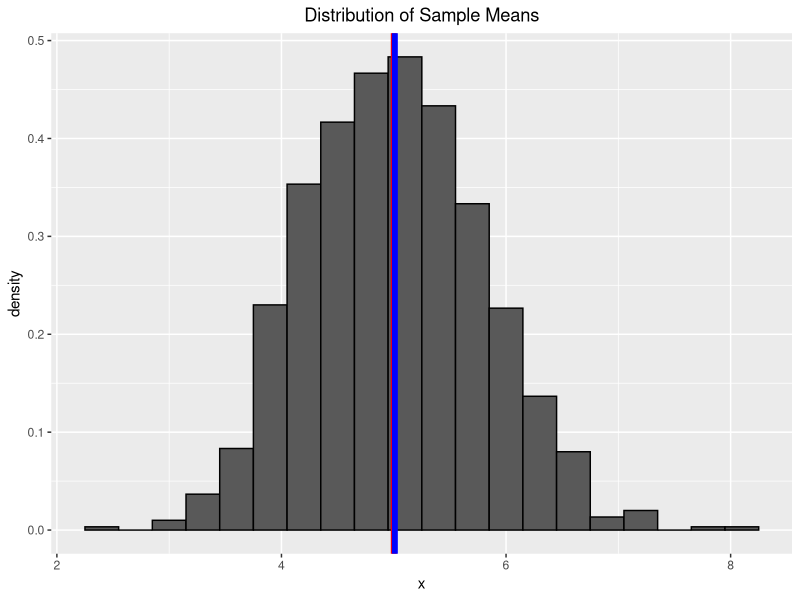
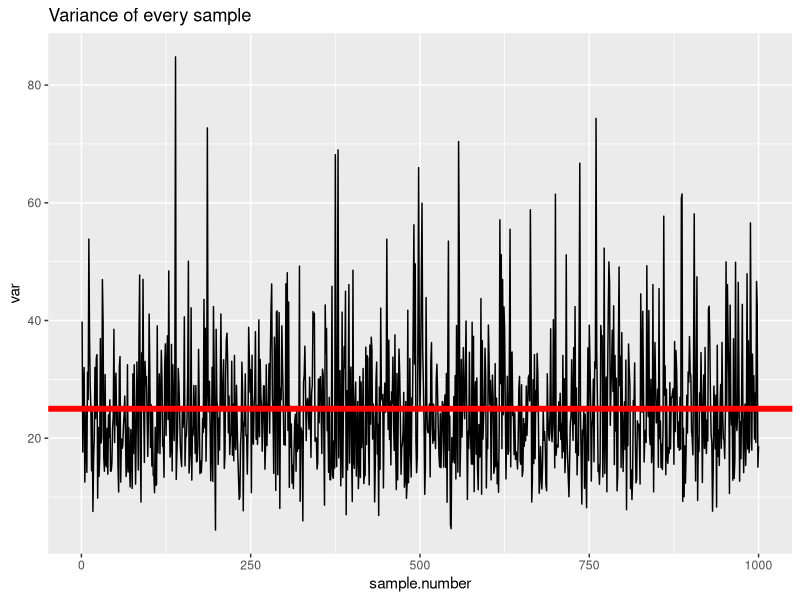
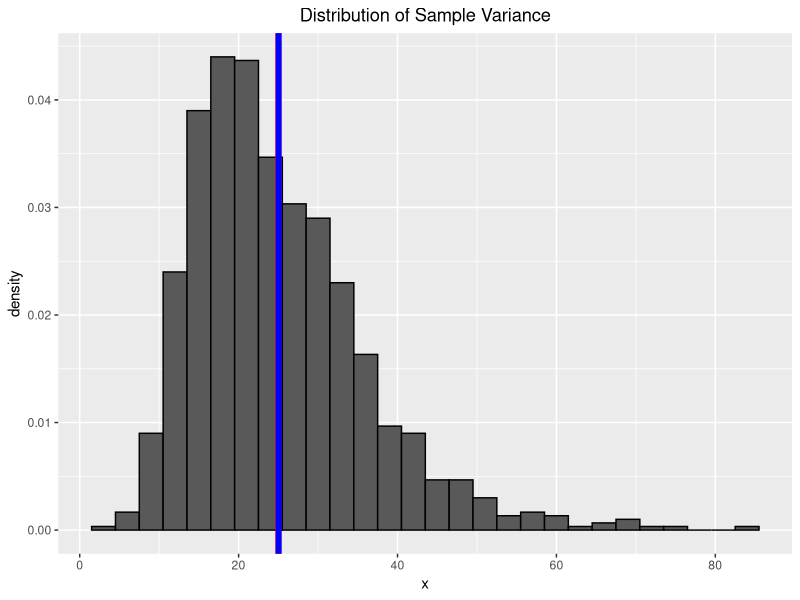
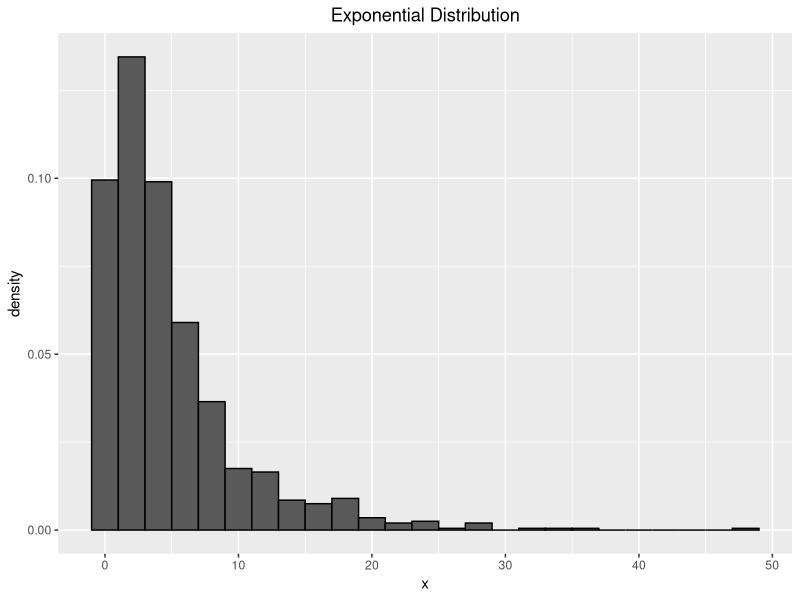
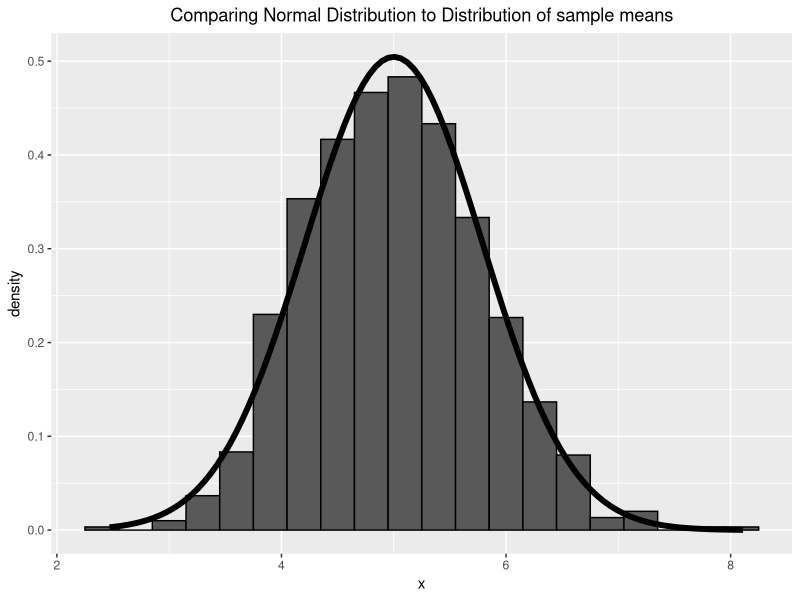

The R script that drew these images, in order:
## ---- chunk 1
nsim <- 1000
sample.dist <- vector(length=nsim)
nsamples <- 40
lambda <- 0.2
true.mean <- 1/lambda
true.variance <- (1/lambda)^2
variance <- vector(length=nsim)
for (i in 1:nsim){
  
  sample <- rexp(nsamples,rate=lambda)
  sample.dist[i] <- mean(sample)
  variance[i] <- var(sample)
}

library(ggplot2)
sample.mean <- mean(sample.dist)

variance.mean <- mean(variance)

data <- data.frame(x=sample.dist)
g <- ggplot(data, aes(x = x)) + geom_histogram(binwidth=.3, colour = "black", 
                                               aes(y = ..density..)) 
g <- g + geom_vline(xintercept=true.mean,color='red',size=2) + 
geom_vline(xintercept=sample.mean,color='blue',size=2) +
ggtitle("Distribution of Sample Means") + 
theme(plot.title = element_text(hjust = 0.5))
g
## ---- chunk 2
print(paste0("The True Mean is ",true.mean))
print(paste0("The Mean of Sample Means is ",sample.mean))
## ---- chunk 3

sample.number = (1:length(variance))
variance.data <- data.frame(var=variance,sample.number=sample.number)
ggplot(data=variance.data) + geom_line(aes(y=var,x=sample.number)) + geom_hline(yintercept=(1/lambda)^2,color='red',size=2) +
ggtitle("Variance of every sample")

## ---- chunk 4
print(paste0("The True Variance is ",true.variance))
print(paste0("The Mean of Sample Variances is ",variance.mean))
## ---- chunk 5
plot.data <- data.frame(x=variance)
g <- ggplot(plot.data, aes(x = x)) + geom_histogram(binwidth=3, 
  colour = "black", aes(y = ..density..)) 
g <- g + geom_vline(xintercept=(1/lambda)^2,color='red',size=2) + geom_vline(xintercept=variance.mean,color='blue',size=2) + 
ggtitle("Distribution of Sample Variance") +
theme(plot.title = element_text(hjust = 0.5))
g
## ---- chunk 6

exp.dist <- rexp(nsim,rate=lambda)
exp.dist.data <- data.frame(x=exp.dist)
ggplot(exp.dist.data, aes(x = x)) + geom_histogram(binwidth=2, colour = "black", 
aes(y = ..density..)) + ggtitle("Exponential Distribution") + 
theme(plot.title = element_text(hjust = 0.5))
## ---- chunk 7
g <- ggplot(data, aes(x = x)) + geom_histogram(binwidth=.3, colour = "black",
aes(y = ..density..)) 
g <- g + stat_function(fun=dnorm,args=list(mean=5,sd=5/(nsamples)^0.5),size=2)+ 
ggtitle("Comparing Normal Distribution to Distribution of sample means") + 
theme(plot.title = element_text(hjust = 0.5))
g
